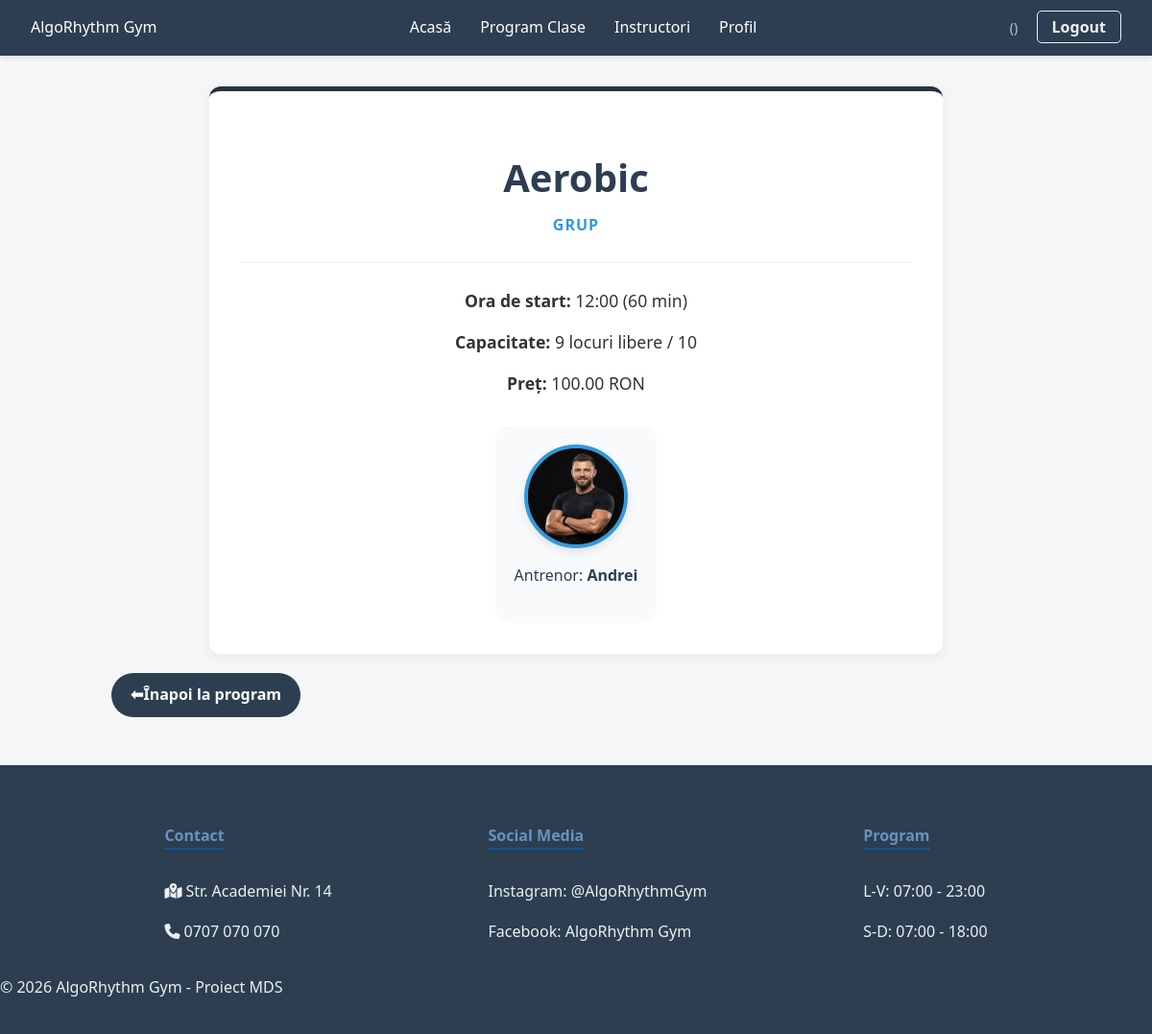
Screenshot of /clasa/1/ with the database file from the repository.
### fitness_app/models.py (models this page shows, shortened)
class FitnessClass(models.Model):
    CLASS_TYPES = [
        ('1TO1', 'Personal Training'),
        ('GRP', 'Grup'),
        ('IND', 'Individual (fără antrenor)'),
    ]
    type = models.CharField(max_length=4, choices=CLASS_TYPES, default='GRP')
    instructor = models.ForeignKey(User, on_delete=models.CASCADE, null=True, blank=True, limit_choices_to={'role': 'INS'})
    is_for_women_only = models.BooleanField(default=False)
    is_for_children = models.BooleanField(default=False)
    name = models.CharField(max_length=100)
    price = models.DecimalField(max_digits=6, decimal_places=2, default=0)
    early_bird_hours_before = models.PositiveIntegerField(default=24)
    early_bird_discount_percent = models.DecimalField(max_digits=5, decimal_places=2, default=10)
    duration_minutes = models.PositiveIntegerField(default=60)
    max_capacity = models.PositiveIntegerField()
    @property
    def available_spots(self):
        return self.max_capacity - self.booking_set.count()
    start_time = models.DateTimeField()

class User(AbstractUser):
    IS_INSTRUCTOR = 'INS'
    IS_CLIENT = 'CLI'
    IS_ADMIN = 'ADM'
    ROLE_CHOICES = [
        (IS_INSTRUCTOR, 'Instructor'),
        (IS_CLIENT, 'Client'),
        (IS_ADMIN, 'Admin'),
    ]
    role = models.CharField(max_length=3, choices=ROLE_CHOICES, default=IS_CLIENT)
    gender = models.CharField(max_length=10, choices=[('M', 'Masculin'), ('F', 'Feminin')], blank=True)
    is_child = models.BooleanField(default=False)
    parent = models.ForeignKey('self', on_delete=models.CASCADE, null=True, blank=True, related_name='children')
    referred_by = models.ForeignKey('self', on_delete=models.SET_NULL, null=True, blank=True, related_name='referrals')
    referral_count = models.IntegerField(default=0)
    referral_discount_available = models.IntegerField(default=0)  # nr de reduceri neutilizate
    experience_years = models.IntegerField(null=True, blank=True)
    bio_short = models.TextField(null=True, blank=True)
    profile_picture = models.ImageField(upload_to='instructors/', null=True, blank=True)
    fitness_goal = models.TextField(blank=True)
    frequency_per_week = models.IntegerField(default=0)

### fitness_app/views.py (the view)
# urls.py: path('clasa/<int:class_id>/', views.class_detail_view, name='class_detail'),
def class_detail_view(request, class_id):
    fitness_class = get_object_or_404(FitnessClass, id=class_id)
    return render(request, 'class_detail.html', {'fitness_class': fitness_class})

### fitness_app/templates/class_detail.html
{% extends 'base.html' %}
{% block content %}
<div class="container">
    <div class="welcome-card class-detail-card">
        <div class="class-header">
            <h1 class="class-title">{{ fitness_class.name }}</h1>
            <span class="badge-type">{{ fitness_class.get_type_display }}</span>
        </div>
        <hr class="divider">
        <div class="class-info-grid">
            <div class="info-item">
                <strong>Ora de start:</strong>
                <span>{{ fitness_class.start_time|date:"H:i" }} ({{ fitness_class.duration_minutes }} min)</span>
            </div>
            <div class="info-item">
                <strong>Capacitate:</strong>
                <span>{{ fitness_class.available_spots }} locuri libere / {{ fitness_class.max_capacity }}</span>
            </div>
            <div class="info-item">
                <strong>Preț:</strong>
                <span class="price-tag">{{ fitness_class.price }} RON</span>
            </div>
        </div>
        <div class="instructor-showcase">
            <a href="{% url 'instructor_detail' fitness_class.instructor.id %}" class="instructor-link">
                <div class="photo-container">
                    {% if fitness_class.instructor.profile_picture %}
                        <img src="{{ fitness_class.instructor.profile_picture.url }}" class="profile-img-small">
                    {% else %}
                        <div class="placeholder-circle-small">
                            {{ fitness_class.instructor.first_name|first }}
                        </div>
                    {% endif %}
                </div>
                <p class="instructor-label">Antrenor: <strong>{{ fitness_class.instructor.first_name }}</strong></p>
            </a>
        </div>
    </div>
    <div class="navigation-actions">
        <a href="{% url 'fitness_classes_list' %}" class="btn-back">
            <span class="icon">⬅</span> Înapoi la program
        </a>
    </div>
</div>
{% endblock %}

### static/css/style.css (style rules this page uses)
body { font-family: 'Segoe UI', Tahoma, Geneva, Verdana, sans-serif; margin: 0; background-color: #f4f7f6; color: #333; line-height: 1.6; }
.container { max-width: 1000px; margin: 2rem auto; padding: 0 1rem; }
.card, .welcome-card, .instructor-card { background: white; border-radius: 12px; box-shadow: 0 4px 15px rgba(0,0,0,0.05); transition: transform 0.3s ease, box-shadow 0.3s ease; }
.welcome-card { padding: 2rem; margin-bottom: 2rem; border-top: 5px solid #243342; }
.profile-img-small, .placeholder-circle-small { width: 60px; height: 60px; border-radius: 50%; object-fit: cover; }
.btn-ocean, .btn-back, .btn-logout { text-decoration: none; transition: all 0.3s ease; font-weight: 600; }
.btn-back { display: inline-flex; align-items: center; padding: 10px 20px; background-color: #2c3e50; color: white !important; border-radius: 30px; margin-top: 20px; }
.class-detail-card { text-align: center; max-width: 700px; margin: 0 auto; }
.class-title { font-size: 2.5rem; color: #2c3e50; margin-bottom: 5px; }
.badge-type { color: #3498db; font-weight: bold; text-transform: uppercase; letter-spacing: 1px; }
.divider { margin: 25px 0; border: 0; border-top: 1px solid #eee; }
.class-info-grid { display: flex; flex-direction: column; gap: 15px; margin-bottom: 30px; font-size: 1.1rem; }
.instructor-showcase { background: #f8fafc; padding: 20px; border-radius: 15px; display: inline-block; }
.instructor-link { text-decoration: none; color: #2c3e50; }
.placeholder-circle-small, .profile-img-small { width: 100px !important; height: 100px !important; border-radius: 50% !important; margin: 0 auto 10px auto; display: flex; align-items: center; justify-content: center; border: 4px solid #3498db; background: #2c3e50; color: white; font-size: 2.5rem; font-weight: bold; box-shadow: 0 4px 10px rgba(0,0,0,0.1); }
.profile-img-small { object-fit: cover; }

### rows the page displays
FitnessClass: name "Aerobic", type "GRUP", start_time "12:00", duration_minutes "60", available_spots "9", max_capacity "10", price "100.00", instructor.profile_picture (picture), instructor.first_name "Andrei"
